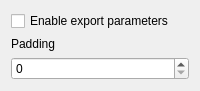
<?xml version="1.0" encoding="UTF-8"?>
<ui version="4.0">
 <class>SettingsMenu</class>
 <widget class="QWidget" name="SettingsMenu">
  <property name="geometry">
   <rect>
    <x>0</x>
    <y>0</y>
    <width>200</width>
    <height>90</height>
   </rect>
  </property>
  <property name="minimumSize">
   <size>
    <width>200</width>
    <height>0</height>
   </size>
  </property>
  <property name="windowTitle">
   <string notr="true">Form</string>
  </property>
  <layout class="QGridLayout" name="gridLayout">
   <item row="1" column="0">
    <widget class="QLabel" name="label">
     <property name="text">
      <string>Padding</string>
     </property>
    </widget>
   </item>
   <item row="2" column="0">
    <widget class="QSpinBox" name="spinBoxPadding">
     <property name="maximum">
      <number>496</number>
     </property>
    </widget>
   </item>
   <item row="0" column="0">
    <widget class="QCheckBox" name="checkBoxEnable">
     <property name="text">
      <string>Enable export parameters</string>
     </property>
    </widget>
   </item>
  </layout>
 </widget>
 <resources/>
 <connections/>
</ui>
